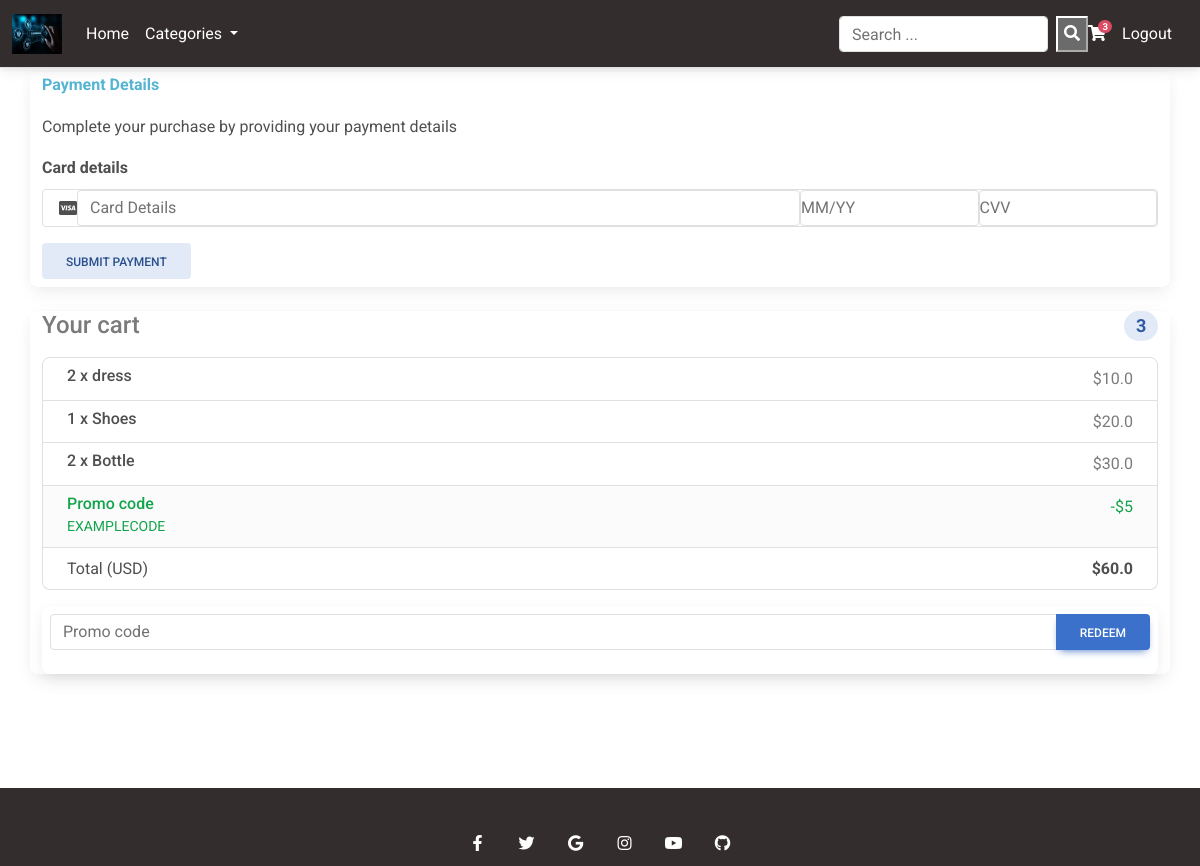
The app's page /payment/ (signed in) with its own data.
### eccommerce/models.py (models this page shows, shortened)
class Order(models.Model):
    user = models.ForeignKey(User,on_delete=models.CASCADE)
    product = models.ManyToManyField(OrderItem)
    ordered_date = models.DateTimeField()
    ordered = models.BooleanField(default=False)
    billing_address = models.ForeignKey('BillingAddress',on_delete=models.SET_NULL,blank=True,null=True)
    payment = models.ForeignKey('Payment',on_delete=models.SET_NULL,blank=True,null=True)
    def get_total(self):
        total = 0
        for order_item in self.product.all():
            total += order_item.get_final_price()
        return total

class OrderItem(models.Model):
    user = models.ForeignKey(User,on_delete=models.CASCADE)
    product = models.ForeignKey(Product,on_delete=models.CASCADE)
    ordered = models.BooleanField(default=False)
    quantity = models.IntegerField(default=1)
    date_ordered = models.DateTimeField(auto_now_add=True)
    def get_total_item_price(self):
        return self.quantity * self.product.price
    def get_final_price(self):
        if self.product.discount_price:
            return self.get_total_discount_price()
        return self.get_total_item_price()

class Product(models.Model):
    title = models.CharField(max_length=100)
    image = models.ImageField(upload_to='item_images/',blank=True,null=True)
    price = models.FloatField()
    discount_price = models.FloatField(blank="True", null="True")
    category = models.CharField(choices = CATEGORY_CHOICES,max_length=2,blank=True,null=True)
    slug = models.SlugField()
    description = models.TextField()

### eccommerce/views.py (the view, shortened to what this page needs)
# urls.py: path("payment/",PaymentView.as_view(),name = "payment"),
class PaymentView(View):
    def get(self,*args, **kwargs):
        order = Order.objects.get(user=self.request.user,ordered=False)
        context = {'order':order}
        return render(self.request,"eccomerce/payment.html",context)

### eccommerce/templatetags/cart_template_tags.py (called while the page is built)
@register.filter
def cart_item_count(user):
    if user.is_authenticated:
        qs  = Order.objects.filter(user=user,ordered=False)
        if qs.exists:
            return qs[0].product.count()
    return 0

### eccommerce/templates/eccomerce/payment.html (shortened to what this page needs)
{% extends "eccomerce/base.html"%}
{% block content  %}
<div class="container wow fadeIn card d-lg-flex">
    <div class="box-2">
        <div class="box-inner-2">
            <div>
                <p class="text-info fw-bold">Payment Details</p>
                <p class="dis mb-3">Complete your purchase by providing your payment details</p>
            </div>
            <form method="POST" action="" id="stripe-form">
                <div>
                    <p class="dis fw-bold mb-2">Card details</p>
                    <div class="d-flex align-items-center justify-content-between card-atm border rounded">
                        <div class="fab fa-cc-visa ps-3"></div>
                        <input type="text" class="form-control" placeholder="Card Details">
                        <div class="d-flex w-50">
                            <input type="text" class="form-control px-0" placeholder="MM/YY">
                            <input type="password" maxlength=3 class="form-control px-0" placeholder="CVV">
                        </div>
                    </div>
                </div>
                <a href="{% url 'payment' %}" class="btn btn-secondary mt-3 mb-2" type="button" data-bs-target="#my" id="stripeBtn">Submit Payment</a>
            </form>
        </div>
    </div>
</div>
<div class="container card col-md-12 mb-12 mt-4 ">
    <h4 class="d-flex justify-content-between align-items-center mb-3">
        <span class="text-muted">Your cart</span>
        <span class="badge rounded-pill badge-primary">{{order.product.count}}</span>
    </h4>
    <ul class="list-group mb-3">
        {% for order_item in order.product.all %}
        <li class="list-group-item d-flex justify-content-between">
            <div>
                <h6 class="my-0">{{order_item.quantity}} x {{order_item.product.title}}</h6>
            </div>
            <span class="text-muted">${{order_item.get_final_price}}</span>
        </li>
        {% endfor %}
        <li class="list-group-item d-flex justify-content-between bg-light">
            <div class="text-success">
                <h6 class="my-0">Promo code</h6>
                <small>EXAMPLECODE</small>
            </div>
            <span class="text-success">-$5</span>
        </li>
        <li class="list-group-item d-flex justify-content-between">
            <span>Total (USD)</span>
            <strong>${{order.get_total}}</strong>
        </li>
    </ul>
    <form class="card p-2">
        <div class="input-group mb-3">
            <input type="text" class="form-control" placeholder="Promo code" aria-label="Promo code"
                aria-describedby="button-addon2" />
            <button class="btn btn-primary" type="button" id="button-addon2"
                data-mdb-ripple-color="dark">
                redeem
            </button>
        </div>
    </form>
</div>
{% endblock content %}

### eccommerce/templates/eccomerce/navbar.html (shortened to what this page needs)
{% load static %}
{% load cart_template_tags %}
<nav class="navbar navbar-expand-lg bg-dark border-bottom border-body fixed-top" data-bs-theme="dark">
  <div class="container-fluid">
    <img src="{% static 'images/banner/AdobeStock.jpeg' %}" class="navbar-brand text-white" alt="Navbar" width="50" height="50">
    <div class=" menu_bar collapse navbar-collapse text-white" id="navbarSupportedContent">
      <ul class="navbar-nav me-auto mb-2 mb-lg-0 ">
        <li class="nav-item">
          <a class="nav-link active text-white" aria-current="page" href="{% url 'products' %}">Home</a>
        </li>
        <li class="nav-item dropdown">
          <a class="nav-link dropdown-toggle text-white" href="#" role="button" data-bs-toggle="dropdown" aria-expanded="false">
            Categories
          </a>
        </li>
      </ul>
      <div class="d-flex align-items-center">
        <div class="collapse navbar-collapse" id="navbarSupportedContent2">
          <form method="POST" action="{% url 'search' %}" class=" d-flex" role="search" colspan="8">
            <input class="form-control me-2" type="search" placeholder="Search ..." name="search_query" aria-label="Search">
            <button class="search-form_button" type="submit"><i class="fa fa-search" aria-hidden="true"></i></button>
          </form>
        </div>
        {% if request.user.is_authenticated %}
        <a class="nav-link me-3" href="{% url 'order-summary' %}">
          <i class="fas fa-shopping-cart"></i>
          <span class="badge rounded-pill badge-notification bg-danger">{{request.user|cart_item_count}}</span>
        </a>
        <a class="nav-link me-3" href="{% url 'account-logout' %}">
          <span class="clearfix d-none d-sm-inline-block">Logout</span>
        </a>
      {% endif %}
      </div>
    </div>
  </div>
</nav>

### eccommerce/static/eccomerce.css (style rules this page uses)
.menu_bar ul li { position: relative; }

### records on screen
Order: product.count "3", get_total "60.0"
OrderItem: quantity "2", product "dress", get_final_price "10.0"
OrderItem: quantity "1", product "Shoes", get_final_price "20.0"
OrderItem: quantity "2", product "Bottle", get_final_price "30.0"

### other values on screen
{{ request.user|cart_item_count }} "3"
